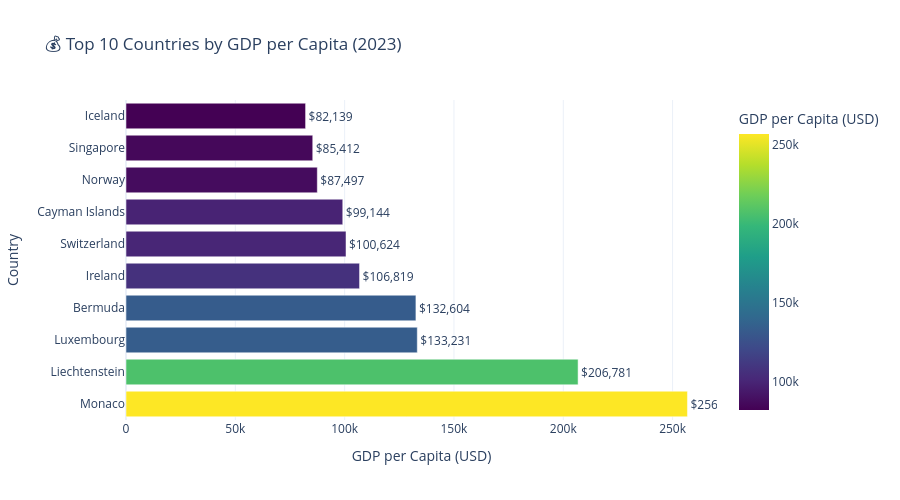

Write notebook code for a chart like this one.
### Code cell
# Q3: Top 10 Countries by GDP per Capita in 2023
gdp_2023 = df[df['year'] == 2023].nlargest(10, 'GDP_Per_Capita_Current_USD')

# Create beautiful horizontal bar chart
fig = px.bar(
    gdp_2023,
    y='country',
    x='GDP_Per_Capita_Current_USD',
    orientation='h',
    text='GDP_Per_Capita_Current_USD',
    color='GDP_Per_Capita_Current_USD',
    color_continuous_scale='Viridis',
    labels={'GDP_Per_Capita_Current_USD': 'GDP per Capita (USD)'},
    title='💰 Top 10 Countries by GDP per Capita (2023)'
)

fig.update_traces(texttemplate='$%{text:,.0f}', textposition='outside')
fig.update_layout(
    height=500,
    showlegend=False,
    xaxis_title='GDP per Capita (USD)',
    yaxis_title='Country'
)
fig.show()

### Figure 1 — Plotly figure (JSON) as saved in the notebook; plotly's stock layout.template omitted (floating-point values rounded to 4 significant figures)
{"data": [{"hovertemplate": "GDP per Capita (USD)=%{marker.color}<br>country=%{y}<extra></extra>", "legendgroup": "", "marker": {"color": [256800.0, 206800.0, 133200.0, 132600.0, 106800.0, 100600.0, 99140.0, 87500.0, 85410.0, 82140.0], "coloraxis": "coloraxis", "pattern": {"shape": ""}}, "name": "", "orientation": "h", "showlegend": false, "text": [256800.0, 206800.0, 133200.0, 132600.0, 106800.0, 100600.0, 99140.0, 87500.0, 85410.0, 82140.0], "textposition": "outside", "texttemplate": "$%{text:,.0f}", "type": "bar", "x": [256800.0, 206800.0, 133200.0, 132600.0, 106800.0, 100600.0, 99140.0, 87500.0, 85410.0, 82140.0], "xaxis": "x", "y": ["Monaco", "Liechtenstein", "Luxembourg", "Bermuda", "Ireland", "Switzerland", "Cayman Islands", "Norway", "Singapore", "Iceland"], "yaxis": "y"}], "layout": {"barmode": "relative", "coloraxis": {"colorbar": {"title": {"text": "GDP per Capita (USD)"}}, "colorscale": [[0, "#440154"], [0.1111, "#482878"], [0.2222, "#3e4989"], [0.3333, "#31688e"], [0.4444, "#26828e"], [0.5556, "#1f9e89"], [0.6667, "#35b779"], [0.7778, "#6ece58"], [0.8889, "#b5de2b"], [1, "#fde725"]]}, "height": 500, "legend": {"tracegroupgap": 0}, "showlegend": false, "title": {"text": "💰 Top 10 Countries by GDP per Capita (2023)"}, "xaxis": {"anchor": "y", "domain": [0, 1], "title": {"text": "GDP per Capita (USD)"}}, "yaxis": {"anchor": "x", "domain": [0, 1], "title": {"text": "Country"}}}}
